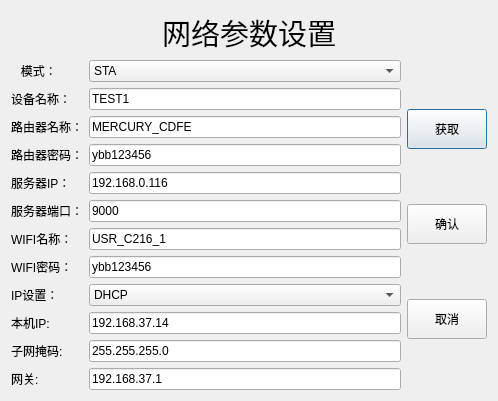
<?xml version="1.0" encoding="UTF-8"?>
<ui version="4.0">
 <class>NetSetDialog</class>
 <widget class="QDialog" name="NetSetDialog">
  <property name="geometry">
   <rect>
    <x>0</x>
    <y>0</y>
    <width>498</width>
    <height>357</height>
   </rect>
  </property>
  <property name="windowTitle">
   <string>网络参数测试</string>
  </property>
  <property name="windowIcon">
   <iconset>
    <normaloff>:/资源/背景/图标.png</normaloff>:/资源/背景/图标.png</iconset>
  </property>
  <property name="styleSheet">
   <string notr="true">#NetSetDialog { 
    border-image: url(:/resource/background/back.png);
} 
#NetSetDialog * { 
    border-image: ();
}</string>
  </property>
  <layout class="QVBoxLayout" name="verticalLayout_3">
   <item>
    <layout class="QVBoxLayout" name="verticalLayout_2">
     <item>
      <widget class="QLabel" name="label">
       <property name="sizePolicy">
        <sizepolicy hsizetype="Preferred" vsizetype="Fixed">
         <horstretch>0</horstretch>
         <verstretch>0</verstretch>
        </sizepolicy>
       </property>
       <property name="font">
        <font>
         <family>黑体</family>
         <pointsize>22</pointsize>
        </font>
       </property>
       <property name="text">
        <string>网络参数设置</string>
       </property>
       <property name="alignment">
        <set>Qt::AlignCenter</set>
       </property>
      </widget>
     </item>
     <item>
      <layout class="QHBoxLayout" name="horizontalLayout">
       <item>
        <layout class="QFormLayout" name="formLayout">
         <item row="0" column="0">
          <widget class="QLabel" name="label_2">
           <property name="text">
            <string>   模式：</string>
           </property>
          </widget>
         </item>
         <item row="0" column="1">
          <widget class="QComboBox" name="comboBox">
           <item>
            <property name="text">
             <string>STA</string>
            </property>
           </item>
           <item>
            <property name="text">
             <string>AP</string>
            </property>
           </item>
           <item>
            <property name="text">
             <string>APSTA</string>
            </property>
           </item>
          </widget>
         </item>
         <item row="1" column="0">
          <widget class="QLabel" name="label_7">
           <property name="text">
            <string>设备名称：</string>
           </property>
          </widget>
         </item>
         <item row="1" column="1">
          <widget class="QLineEdit" name="lineEdit_5">
           <property name="text">
            <string>TEST1</string>
           </property>
          </widget>
         </item>
         <item row="2" column="0">
          <widget class="QLabel" name="label_3">
           <property name="text">
            <string>路由器名称：</string>
           </property>
          </widget>
         </item>
         <item row="2" column="1">
          <widget class="QLineEdit" name="lineEdit">
           <property name="text">
            <string>MERCURY_CDFE</string>
           </property>
          </widget>
         </item>
         <item row="3" column="0">
          <widget class="QLabel" name="label_4">
           <property name="text">
            <string>路由器密码：</string>
           </property>
          </widget>
         </item>
         <item row="3" column="1">
          <widget class="QLineEdit" name="lineEdit_2">
           <property name="text">
            <string>ybb123456</string>
           </property>
          </widget>
         </item>
         <item row="4" column="0">
          <widget class="QLabel" name="label_5">
           <property name="text">
            <string>服务器IP：</string>
           </property>
          </widget>
         </item>
         <item row="4" column="1">
          <widget class="QLineEdit" name="lineEdit_3">
           <property name="text">
            <string>192.168.0.116</string>
           </property>
          </widget>
         </item>
         <item row="5" column="0">
          <widget class="QLabel" name="label_6">
           <property name="text">
            <string>服务器端口：</string>
           </property>
          </widget>
         </item>
         <item row="5" column="1">
          <widget class="QLineEdit" name="lineEdit_4">
           <property name="text">
            <string>9000</string>
           </property>
          </widget>
         </item>
         <item row="9" column="0">
          <widget class="QLabel" name="label_8">
           <property name="text">
            <string>本机IP:</string>
           </property>
          </widget>
         </item>
         <item row="9" column="1">
          <widget class="QLineEdit" name="lineEdit_6">
           <property name="text">
            <string>192.168.37.14</string>
           </property>
          </widget>
         </item>
         <item row="10" column="1">
          <widget class="QLineEdit" name="lineEdit_7">
           <property name="text">
            <string>255.255.255.0</string>
           </property>
          </widget>
         </item>
         <item row="11" column="1">
          <widget class="QLineEdit" name="lineEdit_8">
           <property name="text">
            <string>192.168.37.1</string>
           </property>
          </widget>
         </item>
         <item row="10" column="0">
          <widget class="QLabel" name="label_9">
           <property name="text">
            <string>子网掩码:</string>
           </property>
          </widget>
         </item>
         <item row="11" column="0">
          <widget class="QLabel" name="label_10">
           <property name="text">
            <string>网关:</string>
           </property>
          </widget>
         </item>
         <item row="6" column="1">
          <widget class="QLineEdit" name="lineEdit_9">
           <property name="text">
            <string>USR_C216_1</string>
           </property>
          </widget>
         </item>
         <item row="7" column="1">
          <widget class="QLineEdit" name="lineEdit_10">
           <property name="text">
            <string>ybb123456</string>
           </property>
          </widget>
         </item>
         <item row="8" column="1">
          <widget class="QComboBox" name="comboBox_2">
           <item>
            <property name="text">
             <string>DHCP</string>
            </property>
           </item>
           <item>
            <property name="text">
             <string>STATIC</string>
            </property>
           </item>
          </widget>
         </item>
         <item row="6" column="0">
          <widget class="QLabel" name="label_11">
           <property name="text">
            <string>WIFI名称：</string>
           </property>
          </widget>
         </item>
         <item row="7" column="0">
          <widget class="QLabel" name="label_12">
           <property name="text">
            <string>WIFI密码：</string>
           </property>
          </widget>
         </item>
         <item row="8" column="0">
          <widget class="QLabel" name="label_13">
           <property name="text">
            <string>IP设置：</string>
           </property>
          </widget>
         </item>
        </layout>
       </item>
       <item>
        <layout class="QVBoxLayout" name="verticalLayout">
         <item>
          <widget class="QPushButton" name="pushButton_3">
           <property name="minimumSize">
            <size>
             <width>0</width>
             <height>40</height>
            </size>
           </property>
           <property name="text">
            <string>获取</string>
           </property>
          </widget>
         </item>
         <item>
          <widget class="QPushButton" name="pushButton">
           <property name="minimumSize">
            <size>
             <width>0</width>
             <height>40</height>
            </size>
           </property>
           <property name="text">
            <string>确认</string>
           </property>
          </widget>
         </item>
         <item>
          <widget class="QPushButton" name="pushButton_2">
           <property name="minimumSize">
            <size>
             <width>0</width>
             <height>40</height>
            </size>
           </property>
           <property name="text">
            <string>取消</string>
           </property>
          </widget>
         </item>
        </layout>
       </item>
      </layout>
     </item>
    </layout>
   </item>
  </layout>
 </widget>
 <resources/>
 <connections/>
</ui>
